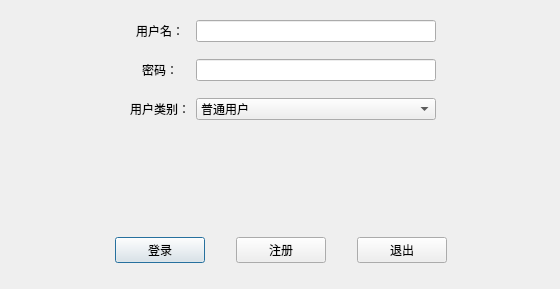
<?xml version="1.0" encoding="UTF-8"?>
<ui version="4.0">
 <class>Dialog</class>
 <widget class="QDialog" name="Dialog">
  <property name="geometry">
   <rect>
    <x>0</x>
    <y>0</y>
    <width>560</width>
    <height>289</height>
   </rect>
  </property>
  <property name="windowTitle">
   <string>Dialog</string>
  </property>
  <widget class="QWidget" name="gridLayoutWidget_3">
   <property name="geometry">
    <rect>
     <x>0</x>
     <y>0</y>
     <width>565</width>
     <height>319</height>
    </rect>
   </property>
   <layout class="QGridLayout" name="gridLayout_3">
    <item row="4" column="0">
     <spacer name="verticalSpacer_2">
      <property name="orientation">
       <enum>Qt::Vertical</enum>
      </property>
      <property name="sizeHint" stdset="0">
       <size>
        <width>20</width>
        <height>1</height>
       </size>
      </property>
     </spacer>
    </item>
    <item row="6" column="0">
     <spacer name="verticalSpacer">
      <property name="orientation">
       <enum>Qt::Vertical</enum>
      </property>
      <property name="sizeHint" stdset="0">
       <size>
        <width>20</width>
        <height>50</height>
       </size>
      </property>
     </spacer>
    </item>
    <item row="0" column="0">
     <widget class="QLabel" name="label">
      <property name="text">
       <string/>
      </property>
      <property name="pixmap">
       <pixmap resource="login_topbg.qrc">:/png/images/login_topbg.png</pixmap>
      </property>
     </widget>
    </item>
    <item row="5" column="0">
     <layout class="QHBoxLayout" name="horizontalLayout_2">
      <item>
       <spacer name="horizontalSpacer_5">
        <property name="orientation">
         <enum>Qt::Horizontal</enum>
        </property>
        <property name="sizeType">
         <enum>QSizePolicy::Preferred</enum>
        </property>
        <property name="sizeHint" stdset="0">
         <size>
          <width>90</width>
          <height>20</height>
         </size>
        </property>
       </spacer>
      </item>
      <item>
       <widget class="QPushButton" name="pushButton">
        <property name="sizePolicy">
         <sizepolicy hsizetype="Minimum" vsizetype="Fixed">
          <horstretch>0</horstretch>
          <verstretch>0</verstretch>
         </sizepolicy>
        </property>
        <property name="maximumSize">
         <size>
          <width>90</width>
          <height>30</height>
         </size>
        </property>
        <property name="text">
         <string>登录</string>
        </property>
       </widget>
      </item>
      <item>
       <widget class="QPushButton" name="pushButton_2">
        <property name="maximumSize">
         <size>
          <width>90</width>
          <height>30</height>
         </size>
        </property>
        <property name="text">
         <string>注册</string>
        </property>
       </widget>
      </item>
      <item>
       <widget class="QPushButton" name="pushButton_3">
        <property name="maximumSize">
         <size>
          <width>90</width>
          <height>30</height>
         </size>
        </property>
        <property name="text">
         <string>退出</string>
        </property>
       </widget>
      </item>
      <item>
       <spacer name="horizontalSpacer_6">
        <property name="orientation">
         <enum>Qt::Horizontal</enum>
        </property>
        <property name="sizeType">
         <enum>QSizePolicy::Preferred</enum>
        </property>
        <property name="sizeHint" stdset="0">
         <size>
          <width>90</width>
          <height>20</height>
         </size>
        </property>
       </spacer>
      </item>
     </layout>
    </item>
    <item row="2" column="0">
     <layout class="QGridLayout" name="gridLayout_2">
      <item row="0" column="0">
       <spacer name="horizontalSpacer_3">
        <property name="orientation">
         <enum>Qt::Horizontal</enum>
        </property>
        <property name="sizeHint" stdset="0">
         <size>
          <width>40</width>
          <height>20</height>
         </size>
        </property>
       </spacer>
      </item>
      <item row="0" column="2">
       <layout class="QFormLayout" name="formLayout">
        <property name="labelAlignment">
         <set>Qt::AlignCenter</set>
        </property>
        <property name="formAlignment">
         <set>Qt::AlignCenter</set>
        </property>
        <item row="0" column="0">
         <widget class="QLabel" name="label_2">
          <property name="text">
           <string>用户名：</string>
          </property>
         </widget>
        </item>
        <item row="2" column="0">
         <widget class="QLabel" name="label_3">
          <property name="text">
           <string>密码：</string>
          </property>
         </widget>
        </item>
        <item row="4" column="0">
         <widget class="QLabel" name="label_4">
          <property name="maximumSize">
           <size>
            <width>16777215</width>
            <height>50</height>
           </size>
          </property>
          <property name="text">
           <string>用户类别：</string>
          </property>
         </widget>
        </item>
        <item row="4" column="1">
         <layout class="QGridLayout" name="gridLayout">
          <item row="0" column="0">
           <widget class="QComboBox" name="comboBox">
            <property name="maximumSize">
             <size>
              <width>16777215</width>
              <height>50</height>
             </size>
            </property>
            <property name="mouseTracking">
             <bool>true</bool>
            </property>
            <property name="tabletTracking">
             <bool>true</bool>
            </property>
            <item>
             <property name="text">
              <string>普通用户</string>
             </property>
            </item>
            <item>
             <property name="text">
              <string>食堂管理员</string>
             </property>
            </item>
            <item>
             <property name="text">
              <string>商家</string>
             </property>
            </item>
            <item>
             <property name="text">
              <string>派送员</string>
             </property>
            </item>
           </widget>
          </item>
         </layout>
        </item>
        <item row="0" column="1">
         <widget class="QLineEdit" name="lineEdit">
          <property name="minimumSize">
           <size>
            <width>240</width>
            <height>0</height>
           </size>
          </property>
         </widget>
        </item>
        <item row="2" column="1">
         <widget class="QLineEdit" name="lineEdit_2"/>
        </item>
        <item row="1" column="1">
         <spacer name="horizontalSpacer">
          <property name="orientation">
           <enum>Qt::Horizontal</enum>
          </property>
          <property name="sizeHint" stdset="0">
           <size>
            <width>40</width>
            <height>5</height>
           </size>
          </property>
         </spacer>
        </item>
        <item row="3" column="1">
         <spacer name="horizontalSpacer_2">
          <property name="orientation">
           <enum>Qt::Horizontal</enum>
          </property>
          <property name="sizeHint" stdset="0">
           <size>
            <width>40</width>
            <height>5</height>
           </size>
          </property>
         </spacer>
        </item>
       </layout>
      </item>
      <item row="0" column="3">
       <spacer name="horizontalSpacer_4">
        <property name="orientation">
         <enum>Qt::Horizontal</enum>
        </property>
        <property name="sizeHint" stdset="0">
         <size>
          <width>40</width>
          <height>20</height>
         </size>
        </property>
       </spacer>
      </item>
     </layout>
    </item>
    <item row="3" column="0">
     <spacer name="verticalSpacer_3">
      <property name="orientation">
       <enum>Qt::Vertical</enum>
      </property>
      <property name="sizeHint" stdset="0">
       <size>
        <width>20</width>
        <height>20</height>
       </size>
      </property>
     </spacer>
    </item>
   </layout>
  </widget>
 </widget>
 <resources>
  <include location="login_topbg.qrc"/>
  <include location="login_topbg.qrc"/>
 </resources>
 <connections/>
</ui>
